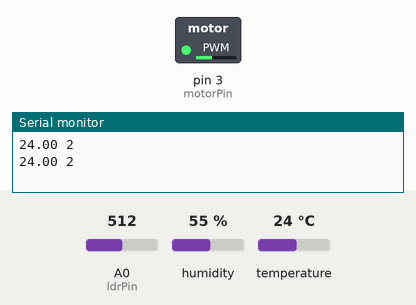
Recording of a sketch running on a simulated Arduino Uno, built with avr-gcc and run on an emulated ATmega328P. Parts: switched loads named in the sketch (green lamp = pin HIGH), the last lines printed to the serial monitor. Inputs (shaded band) come from the test bench; at power-on: temperature 24 °C, A0 (ldrPin) = 512, humidity 55 %.

Above: at 4.8 s.
4.9 s: temperature set to 20 °C
At 7.3 s:
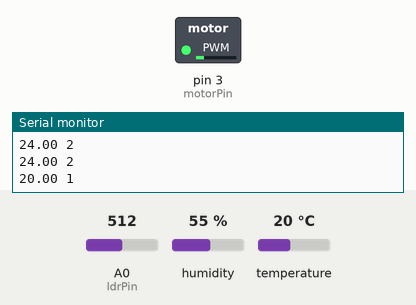
7.9 s: temperature set to 28 °C
At 8.5 s:
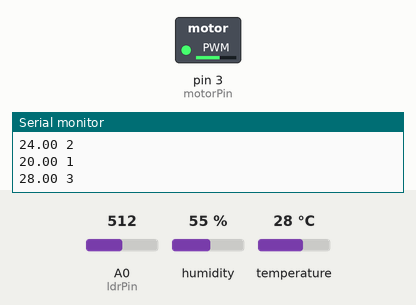
10.9 s: temperature set to 33 °C
13.9 s: temperature set to 36 °C
At 14.5 s:
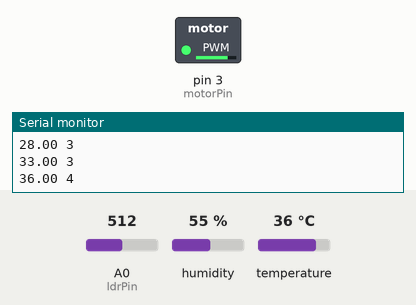
16.9 s: temperature set to 12 °C
At 19.3 s:
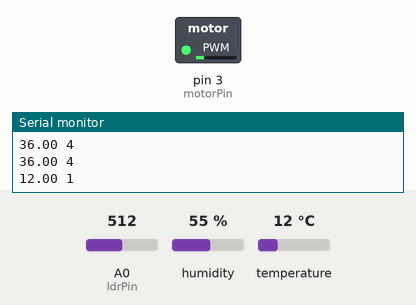
19.9 s: temperature set to 23 °C
At 21.7 s:
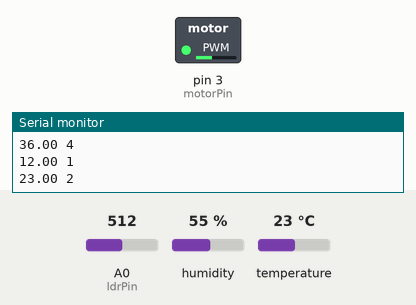
Timing chart, 0 to 23.2 s (numbered marks = the images above; inputs shaded):
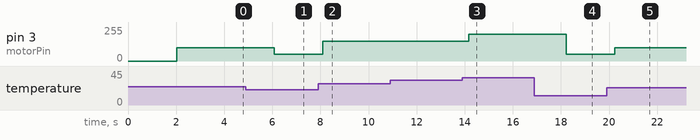

The sketch:

sensor.ino
```cpp
#include "DHT.h"

const int sensor = 7;
const int motorPin = 3;
const int ledPin = 8;
const int ldrPin = A0;
float backup = 0.0f;
DHT dht(sensor, DHT11);

void setup()
{
  Serial.begin(9600);
  pinMode(sensor, INPUT);
  pinMode(motorPin, OUTPUT);
  dht.begin();
}

void loop()
{
  delay(2000);
  float t = dht.readTemperature();
  int brightness = analogRead(ldrPin);
  if(!isnan(t))
  {
    backup = t;
  }
  else
  {
    t = backup;
  }

  if (t < 22)
  {
    Serial.print(t);
    Serial.println(" 1");
    analogWrite(motorPin, 50);
  }
  else if (t < 28)
  {
    Serial.print(t);
    Serial.println(" 2");
    analogWrite(motorPin, 100);
  }
  else if (t < 35)
  {
    Serial.print(t);
    Serial.println(" 3");
    analogWrite(motorPin, 150);
  }
  else if (t < 40)
  {
    Serial.print(t);
    Serial.println(" 4");
    analogWrite(motorPin, 200);
  }
  else
  {
    Serial.print(t);
    Serial.println(" 5");
    analogWrite(motorPin, 255);
  }


  if (brightness < 300)
  {
    digitalWrite(ledPin, HIGH);
  }
  else
  {
    digitalWrite(ledPin, LOW);
  }
}
```

Measured:
- the behaviour switches between 22 and 21 °C on temperature (found by bisection; images 0 and 1)
- the behaviour switches between 34 and 35 °C on temperature (found by bisection; images 2 and 3)
- after the input at 4.9 s, pin 3 (motorPin): 100/255 → 50/255 after 1.2 s
- after the input at 7.9 s, pin 3 (motorPin): 50/255 → 150/255 after 0.20 s
- after the input at 13.9 s, pin 3 (motorPin): 150/255 → 200/255 after 0.27 s
- after the input at 16.9 s, pin 3 (motorPin): 200/255 → 50/255 after 1.3 s
- after the input at 19.9 s, pin 3 (motorPin): 50/255 → 100/255 after 0.34 s
